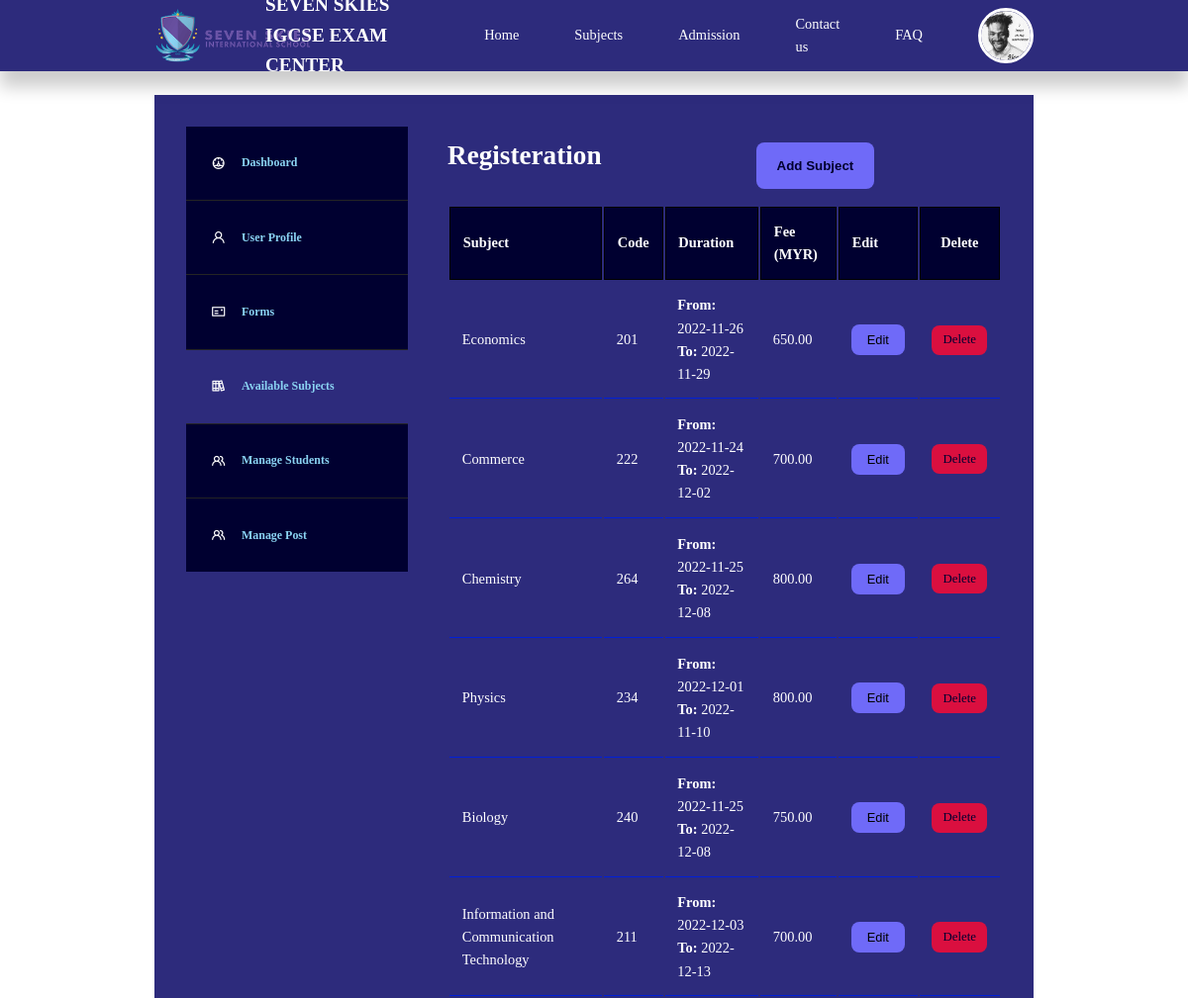
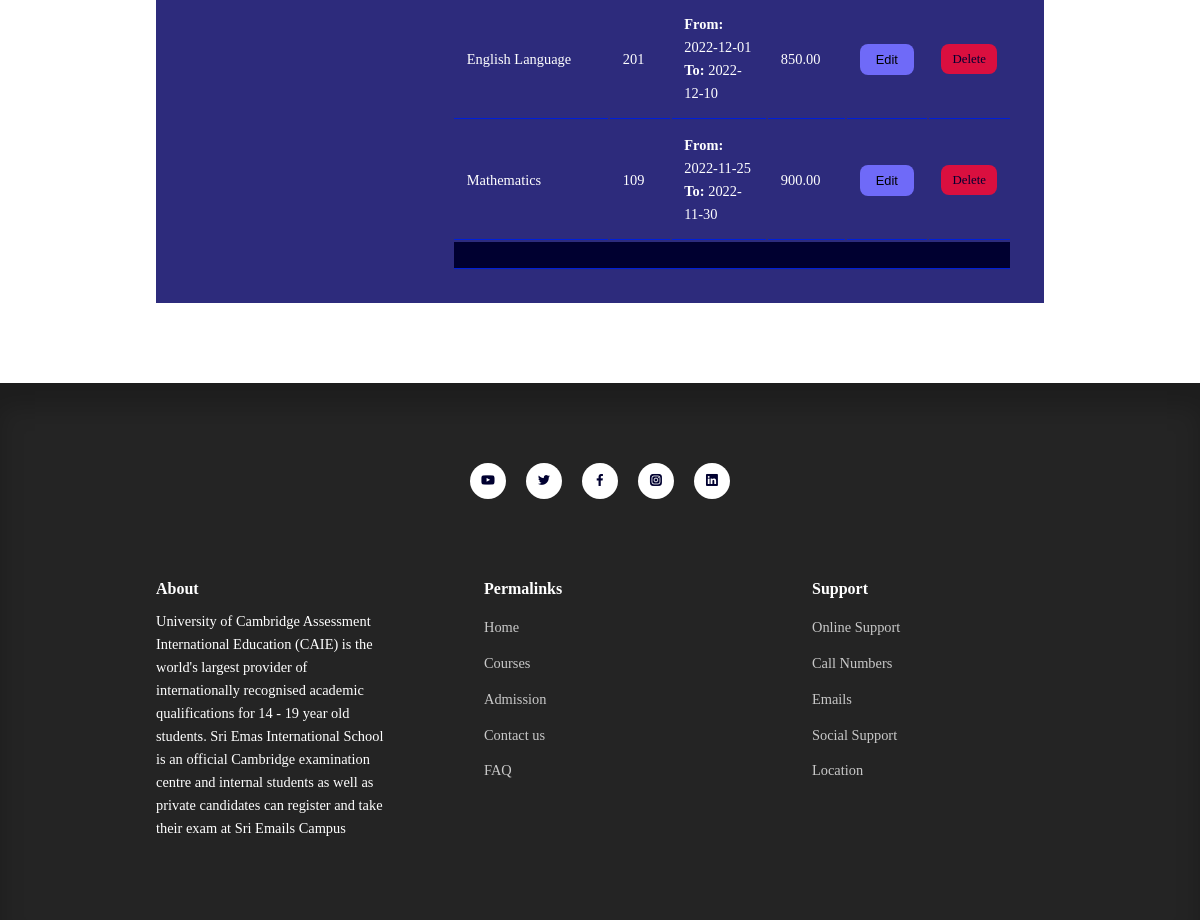
Screenshot of /admin/available-courses.php (signed in) with the database file from the repository (2 pictures, top to bottom).
### tables this page shows
CREATE TABLE `subjects` (
  `id` int(11) NOT NULL,
  `subject` varchar(100) NOT NULL,
  `subject_code` int(100) NOT NULL,
  `start_date` varchar(100) NOT NULL,
  `end_date` varchar(100) NOT NULL,
  `fee` varchar(10000) NOT NULL,
  `thumbnail` varchar(150) NOT NULL,
  `date_time` timestamp NOT NULL DEFAULT current_timestamp() ON UPDATE current_timestamp()
);

### admin/partials/header.php (called while the page is built, shortened)
<?php
require "../partials/header.php";

### admin/available-courses.php (the view, shortened to what this page needs)
<?php
include './partials/header.php';
if (isset($_SESSION['user_is_admin'])) {
    $query = "SELECT id, subject, subject_code, start_date, end_date, fee FROM subjects ORDER BY id DESC";
    $subjects = mysqli_query($dbconnect, $query);
}
?>
<section class="dashboard">
    <div class="container dashboard_container">
        <aside>
            <ul>
            <?php if ($_SESSION['user_is_admin'] == 1 || $_SESSION['user_is_admin'] == 2) :  ?>
                <li>
                    <a href="dashboard.php"><i class="uil uil-dashboard"></i>
                        <h5>Dashboard</h5>
                    </a>
                </li>
                <?php endif  ?>
                <li>
                    <a href="index.php"><i class="uil uil-user"></i>
                        <h5>User Profile</h5>
                    </a>
                </li>
                <li>
                    <a href="forms.php"><i class="uil uil-postcard"></i>
                        <h5>Forms</h5>
                    </a>
                </li>
                <li>
                    <a href="available-courses.php" class="active"><i class="uil uil-books"></i>
                        <h5>Available Subjects</h5>
                    </a>
                </li>
                <?php if ($_SESSION['user_is_admin'] == 2) :  ?>
                    <li>
                        <a href="manage-users.php"><i class="uil uil-users-alt"></i>
                            <h5>Manage Students</h5>
                        </a>
                    </li>
                    <li>
                        <a href="manage-admin.php"><i class="uil uil-edit"></i>
                            <h5>Manage Admins</h5>
                        </a>
                    </li>
                    <li>
                        <a href="manage-posts.php"><i class="uil uil-users-alt"></i>
                            <h5>Manage Post</h5>
                        </a>
                    </li>
                    <li>
                        <a href=" reports.php"><i class="uil uil-list-ul"></i>
                            <h5>Reports</h5>
                        </a>
                    </li>
                <?php elseif ($_SESSION['user_is_admin'] == 1) :  ?>
                    <li>
                        <a href="manage-users.php"><i class="uil uil-users-alt"></i>
                            <h5>Manage Students</h5>
                        </a>
                    </li>
                    <li>
                        <a href="manage-posts.php"><i class="uil uil-users-alt"></i>
                            <h5>Manage Post</h5>
                        </a>
                    </li>
                <?php endif ?>
            </ul>
        </aside>
        <main>
            <div class="control">
                <h2>Registeration</h2>
                <?php if ($_SESSION['user_is_admin'] == 1 || $_SESSION['user_is_admin'] == 2) :  ?>
                    <button id="add-course" class="btn btn-edit">Add Subject</button>
                <?php endif ?>
            </div>
            <table class="tb-courses">
                <?php if ($_SESSION['user_is_admin'] == 1 || $_SESSION['user_is_admin'] == 2) :  ?>
                    <thead>
                        <tr>
                            <th>Subject</th>
                            <th>Code</th>
                            <th>Duration</th>
                            <th>Fee (MYR)</th>
                            <th>Edit</th>
                            <th>Delete</th>
                        </tr>
                    </thead>
                    <tbody>
                        <?php if (mysqli_num_rows($subjects) > 0) : ?>
                            <?php while ($subject = mysqli_fetch_assoc($subjects)) : ?>
                                <tr>
                                    <td><?= $subject['subject'] ?></td>
                                    <td><?= $subject['subject_code'] ?></td>
                                    <td><b>From:</b> <?= $subject['start_date'] ?> <br><b>To:</b> <?= $subject['end_date'] ?></td>
                                    <td><?= $subject['fee'] ?>.00</td>
                                    <td><button id="<?= $subject['id'] ?>" name="edit-btn" class=" edit-course edtBtn">Edit</button></td>
                                    <td><a onclick="validate(this)" href="<?= ROOT_URL ?>php/delete-course.php?id=<?= $subject['id'] ?>" class="btn sm danger">Delete</a></td>
                                </tr>
                            <?php endwhile ?>
                            <tr>
                                <td colspan="6"></td>
                            </tr>
                        <?php endif  ?>
                    </tbody>
                    <?php endif  ?>
            </table>
        </main>
    </div>
</section>
<?php
include '../partials/footer.php';
?>

### partials/header.php (shortened to what this page needs)
<?php
require "./config/database.php";
if (isset($_SESSION['id'])) {
    $current_user_id = $_SESSION['id'];
    if ($_SESSION['user_is_admin'] == 1 || $_SESSION['user_is_admin'] == 2) {
        $admin_query = "SELECT avatar FROM admins WHERE id = $current_user_id LIMIT 1";
        $admin_info = mysqli_query($dbconnect, $admin_query);
        $admin = mysqli_fetch_assoc($admin_info);
    } else {
        $user_query = "SELECT avatar FROM users WHERE id = $current_user_id LIMIT 1";
        $user_info = mysqli_query($dbconnect, $user_query);
        $user = mysqli_fetch_assoc($user_info);
    }
}
?>
<!DOCTYPE html>
<html lang="en">
<head>
    <link rel="stylesheet" href="<?= ROOT_URL ?>/css/style.css">
    <link rel="stylesheet" href="https://unicons.iconscout.com/release/v4.0.0/css/line.css">
    <link rel="stylesheet" href="https://cdnjs.cloudflare.com/ajax/libs/font-awesome/6.2.0/css/all.min.css">
</head>
<body>
    <nav>
        <div class="container nav_container">
            <a href="<?= ROOT_URL ?>"><img id="logo" src="<?= ROOT_URL ?>/img/logo.png" alt="logo"></a>
            <a href="<?= ROOT_URL ?>" class="nav_logo">SEVEN SKIES IGCSE EXAM CENTER</a>
            <ul class="nav_items">
                <li><a href="<?= ROOT_URL ?>">Home</a></li>
                <li><a href="<?= ROOT_URL ?>courses.php">Subjects</a></li>
                <li><a href="https://sevenskies.edu.my/admission-form/">Admission</a></li>
                <li><a href="<?= ROOT_URL ?>index.php#contact">Contact us</a></li>
                <li><a href="<?= ROOT_URL ?>faq.php">FAQ</a></li>
                <?php if (isset($_SESSION['id'])) : ?>
                    <li class="nav_profile">
                        <?php if ($_SESSION['user_is_admin'] == 1 || $_SESSION['user_is_admin'] == 2) :  ?>
                            <div class="avatar">
                                <img src="<?= ROOT_URL . 'img/avatar/' . $admin['avatar'] ?>">
                            </div>
                        <?php else :  ?>
                            <div class="avatar">
                                <img src="<?= ROOT_URL . 'img/avatar/' . $user['avatar'] ?>">
                            </div>
                        <?php endif  ?>
                    </li>
                <?php else : ?>
                    <li><a href="<?= ROOT_URL ?>signin.php">Signin/Signup</a></li>
                <?php endif ?>
            </ul>
        </div>
    </nav>

### css/style.css (style rules this page uses)
:root { --color-primary: #6f6af8; --color-primary-light: hsla(242, 91%, 69%, 0.247); --color-blue-light: #8ad3f2; --color-primary-variant: #5854c7; --color-red: #da0f3f; --color-red-light: rgba(236, 138, 138, 0.5); --color-red-dark: rgb(189, 4, 81); --color-green: #00c476; --color-green-light: hsl(156, 100%, 38%, 15%); --color-gray-900: #242424; --color-gray-700: #2d2b7c; --color-gray-700t: #2c2b7c98; --color-gray-300: rgba(242, 242, 254, 0.3); --color-gray-200: #0020d8; --color-blue-dark: #000030; --color-text: #ffffff; --transition: all 300ms ease; --container-width-lg: 74%; --container-width-md: 88%; --form-width: 40%; --card-border-radius-1: 0.3rem; --card-border-radius-2: 0.5rem; --card-border-radius-3: 0.8rem; --card-border-radius-4: 2rem; --card-border-radius-5: 5rem; }
* { margin: 0; padding: 0; outline: 0; border: 0; appearance: 0; list-style: none; box-sizing: border-box; text-decoration: none; }
body { font-family: Cambria, Cochin, Georgia, Times, 'Times New Roman', serif; line-height: 1.6; color: var(--color-gray-200); overflow-x: hidden; background: var(--color-text); font-size: 0.9rem; }
.container { width: var(--container-width-lg); max-width: 1800px; margin-inline: auto; }
section { margin-top: 3rem; width: 100vw; }
a { color: var(--color-blue-dark); transition: var(--transition); }
h1, h2, h3, h4, h5 { color: var(--color-blue-dark); line-height: 1.3; }
h2 { font-size: 1.7rem; margin: 1rem 0; }
img { display: block; width: 100%; object-fit: cover; }
nav { background: var(--color-gray-700); color: #ffffff; width: 100vw; height: 4.5rem; position: fixed; top: 0; z-index: 10; box-shadow: 0 1rem 1rem rgba(0, 0, 0, 0.2); }
nav a { color: var(--color-text); }
.nav_container { height: 100%; display: flex; align-items: center; justify-content: space-between; }
.avatar { width: 3.5rem; height: 3.5rem; border-radius: 50%; overflow: hidden; border: 0.2rem solid var(--color-text); }
.nav_profile .avatar img { width: 100%; height: 100%; }
.nav_logo { font-weight: 600; font-size: 1.2rem; position: relative; left: -3rem; }
img#logo { width: 10rem; }
.nav_items { display: flex; align-items: center; gap: 3.5rem; }
.nav_profile { position: relative; cursor: pointer; }
.active { background-color: black; }
.btn { display: inline-block; width: fit-content; padding: 0.8rem 1.2rem; background: var(--color-primary); border-radius: var(--card-border-radius-2); cursor: pointer; transition: var(--transition); color: var(--color-blue-dark); }
.btn.sm { padding: 0.3rem 0.7rem; font-size: 0.8rem; }
.btn-edit { text-align: center; width: 45%; margin: 1rem; font-weight: bold; padding: 1rem; }
.btn.danger { background: var(--color-red); }
.edtBtn { background: var(--color-primary); border-radius: var(--card-border-radius-2); cursor: pointer; padding: 0.5rem 1rem; font-size: 0.8rem; }
.notice_container>.notice_info>.heading a, .post_author_info, h5 { color: var(--color-blue-light); }
.control { display: grid; grid-template-columns: 1fr 1fr; gap: 2rem; }
.invoice_section td, th { border: 1px solid black; text-align: left; padding: 1rem; }
.dashboard { margin-top: 6rem; }
.dashboard_container { display: grid; grid-template-columns: 14rem auto; gap: 1rem; background: var(--color-gray-700); padding: 2rem; margin-bottom: 5rem; color: var(--color-text); }
.dashboard aside a { background: var(--color-blue-dark); display: flex; gap: 1rem; align-items: center; padding: 1.6rem; color: var(--color-text); }
.dashboard aside ul li:not(:last-child) a { border-bottom: 1px solid var(--color-gray-900) }
.dashboard aside a.active { background: var(--color-gray-700) }
.dashboard main { margin-left: 1.5rem; }
.dashboard main h2 { margin: 1rem 0 2rem 0; line-height: 1; color: var(--color-text); }
.dashboard main table { width: 100%; text-align: left; }
.dashboard main table th { background: var(--color-blue-dark); padding: 0.8rem; color: var(--color-text); }
.dashboard main table td { padding: 0.8rem; border-bottom: 1px solid var(--color-gray-200); }
.tb-courses th:last-child, td:last-child { text-align: center; }
.tb-courses tr:last-child { background: #000030; font-weight: bold; }

### rows the page displays
subjects: subject "Economics", subject_code "201", start_date "2022-11-26", end_date "2022-11-29", fee "650"
subjects: subject "Commerce", subject_code "222", start_date "2022-11-24", end_date "2022-12-02", fee "700"
subjects: subject "Chemistry", subject_code "264", start_date "2022-11-25", end_date "2022-12-08", fee "800"
subjects: subject "Physics", subject_code "234", start_date "2022-12-01", end_date "2022-11-10", fee "800"
subjects: subject "Biology", subject_code "240", start_date "2022-11-25", end_date "2022-12-08", fee "750"
subjects: subject "Information and Communication Technology", subject_code "211", start_date "2022-12-03", end_date "2022-12-13", fee "700"
subjects: subject "English Language", subject_code "201", start_date "2022-12-01", end_date "2022-12-10", fee "850"
subjects: subject "Mathematics", subject_code "109", start_date "2022-11-25", end_date "2022-11-30", fee "900"
